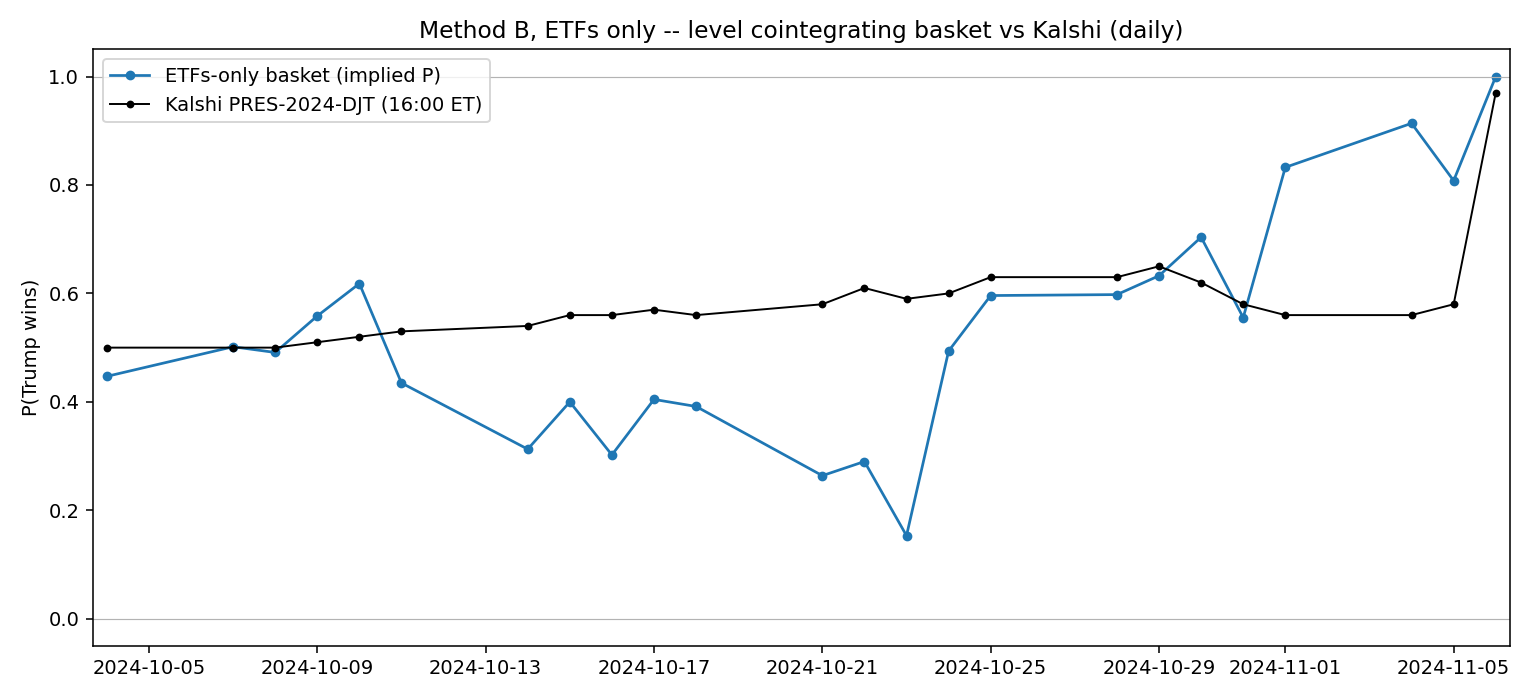

Write the Python code that produced this figure.
"""
methodB_etfs_only.py
================================================================================
CONTROL EXPERIMENT (lives at the top of Hasbrouck methodology/, not inside
attempt2). Same Method B recipe -- form basket weights by a LEVEL cointegrating
regression, in dollar space, Jun-Sep on Polymarket -- but using ONLY the 11
sector ETFs, WITHOUT the election-driven adds (DJT/COIN/TAN/GEO).

Question: does the level-fitting method alone make an all-ETF basket cointegrate
with Kalshi, or were the election-driven adds necessary? Then, if it cointegrates,
run the same Hasbrouck price-discovery decomposition. This file is self-contained
(its own VECM / Gonzalo-Granger / Hasbrouck code -- it does NOT call
attempt2/hasbrouck.py, which is the WITH-adds version).

Reads the daily panel already built by attempt2/build_daily_panel.py.

INPUT   6. hasbrouck/daily/panel_daily.csv ; 1. data/kalshi/kalshi/trades/trades_*
OUTPUT  methodB_etfs_only_results.txt   the full printed gate + Hasbrouck output
        methodB_etfs_only_pair.csv      basket implied_p vs Kalshi, daily
        methodB_etfs_only.png           the two lines
================================================================================
"""
import os
import numpy as np
import pandas as pd
import statsmodels.api as sm
from statsmodels.tsa.stattools import adfuller
from statsmodels.tsa.vector_ar.vecm import coint_johansen, VECM
import duckdb
import matplotlib
matplotlib.use("Agg")
import matplotlib.pyplot as plt

HERE = os.path.dirname(os.path.abspath(__file__))
# Walk up until the folder containing "1. data" is found, so the script runs
# from any depth without hard-coded relative hops.
ROOT = HERE
while ROOT != os.path.dirname(ROOT) and not os.path.isdir(os.path.join(ROOT, "1. data")):
    ROOT = os.path.dirname(ROOT)
DATA = os.path.join(ROOT, "1. data")
ROOT = os.path.dirname(HERE)                            # Hasbrouck methodology -> Durf
PANEL = os.path.join(HERE, "attempt2", "panel_daily.csv")
TRADES_GLOB = os.path.join(DATA, "kalshi", "kalshi", "trades", "trades_*.parquet")

ETFS = ["VAW", "VCR", "VDC", "VDE", "VFH", "VGT", "VHT", "VIS", "VNQ", "VOX", "VPU"]  # NO adds
EST_START, EST_END = "2024-06-01", "2024-09-30"
TEST_START, TEST_END = "2024-10-04", "2024-11-06"
Q0, Q1 = 0.447, 1.0
CONTRACT = "PRES-2024-DJT"
NAMES = ["basket", "kalshi"]


def _adf_p(x):
    return adfuller(pd.Series(x).dropna().values, autolag="AIC")[1]


def load_kalshi_daily():
    q = f"""
    WITH t AS (
      SELECT (created_time AT TIME ZONE 'America/New_York') AS et, yes_price
      FROM read_parquet('{TRADES_GLOB}') WHERE ticker = '{CONTRACT}'
    )
    SELECT et::date AS d, last(yes_price ORDER BY et) / 100.0 AS prob
    FROM t
    WHERE et::date BETWEEN DATE '{TEST_START}' AND DATE '{TEST_END}'
      AND et::time <= TIME '16:00:00'
    GROUP BY d ORDER BY d
    """
    k = duckdb.sql(q).df(); k["d"] = pd.to_datetime(k["d"])
    return k.set_index("d")["prob"]


def hasbrouck_is(psi, Omega, order):
    p = np.asarray(order)
    M = np.linalg.cholesky(Omega[np.ix_(p, p)])
    psi_o = psi[p]
    out = np.empty(2)
    out[p] = (psi_o @ M) ** 2 / float(psi_o @ Omega[np.ix_(p, p)] @ psi_o)
    return out


def main():
    out = []
    def log(s=""):
        print(s); out.append(s)

    panel = pd.read_csv(PANEL, parse_dates=["date"]).set_index("date").sort_index()

    # STEP 1-2: level cointegrating regression, ETFs only
    est = panel.loc[EST_START:EST_END, ETFS + ["prob"]].dropna()
    reg = sm.OLS(est["prob"].values, sm.add_constant(est[ETFS].values)).fit()
    w = reg.params[1:]
    rp = _adf_p(reg.resid)
    log("METHOD B, ETFs ONLY (11 assets, no election adds)")
    log("  level fit %s..%s: in-sample R2 = %.3f, residual ADF p = %.3f -> in-sample %s\n"
        % (EST_START, EST_END, reg.rsquared, rp, "cointegrated" if rp < 0.05 else "NOT cointegrated"))

    # STEP 3: basket, calibrate, cointegration gate
    test = panel.loc[TEST_START:TEST_END]
    B = test[ETFS].values @ w
    implied = Q0 + (B - B[0]) * (Q1 - Q0) / (B[-1] - B[0])
    kal = load_kalshi_daily()
    pair = pd.DataFrame({"implied_p": implied, "kalshi": kal.reindex(test.index).ffill().values},
                        index=test.index).dropna()
    pair.index.name = "date"
    pair.to_csv(os.path.join(HERE, "methodB_etfs_only_pair.csv"))
    ip, m = pair["implied_p"].values, pair["kalshi"].values

    sp = _adf_p(ip - m)
    eg = sm.OLS(ip, sm.add_constant(m)).fit(); egp = _adf_p(eg.resid)
    joh = coint_johansen(np.column_stack([ip, m]), det_order=0, k_ar_diff=1)
    tr, cv = joh.lr1[0], joh.cvt[0, 1]
    log("COINTEGRATION GATE (daily, %d obs, vs full Method B with adds in brackets):" % len(pair))
    log("  ADF spread(1,-1) p = %.3f -> %-12s [with adds: 0.014]" % (sp, "COINTEGRATED" if sp < 0.05 else "no"))
    log("  Engle-Granger    p = %.3f -> %-12s [with adds: 0.013]  (b=%+.2f)" % (egp, "COINTEGRATED" if egp < 0.05 else "no", eg.params[1]))
    log("  Johansen trace = %.2f vs 95%%=%.2f -> %-12s [with adds: 10.63]" % (tr, cv, "COINTEGRATED" if tr > cv else "no"))

    # Hasbrouck (self-contained)
    res = VECM(pair[["implied_p", "kalshi"]].values, k_ar_diff=1, coint_rank=1, deterministic="ci").fit()
    alpha = res.alpha[:, 0]; Omega = np.cov(res.resid, rowvar=False)
    a_perp = np.array([alpha[1], -alpha[0]]).astype(float)
    gg = a_perp / a_perp.sum() if a_perp.sum() != 0 else np.array([np.nan, np.nan])
    is_a = hasbrouck_is(a_perp, Omega, [0, 1]); is_b = hasbrouck_is(a_perp, Omega, [1, 0])
    lo, hi = np.minimum(is_a, is_b), np.maximum(is_a, is_b)
    rho = Omega[0, 1] / np.sqrt(Omega[0, 0] * Omega[1, 1])
    log("\nHASBROUCK / VECM (indicative -- see caveat):")
    log("  alpha: basket %+.3f , kalshi %+.3f  -> %s leads (smaller |alpha|)"
        % (alpha[0], alpha[1], NAMES[int(abs(alpha[0]) > abs(alpha[1]))]))
    log("  Gonzalo-Granger: basket %.1f%% , kalshi %.1f%%" % (100 * gg[0], 100 * gg[1]))
    log("  Hasbrouck IS (resid corr %+.2f): basket [%.1f%%, %.1f%%], kalshi [%.1f%%, %.1f%%]"
        % (rho, 100 * lo[0], 100 * hi[0], 100 * lo[1], 100 * hi[1]))
    log("\nCaveat: 24 daily obs, small sample, Johansen not confirmed -> indicative only.")

    with open(os.path.join(HERE, "methodB_etfs_only_results.txt"), "w") as f:
        f.write("\n".join(out) + "\n")

    fig, ax = plt.subplots(figsize=(11, 5))
    ax.plot(pair.index, pair["implied_p"], "o-", color="#1f77b4", lw=1.4, ms=4, label="ETFs-only basket (implied P)")
    ax.plot(pair.index, pair["kalshi"], "o-", color="black", lw=1.0, ms=3, label="Kalshi PRES-2024-DJT (16:00 ET)")
    ax.axhline(0, color="0.7", lw=.6); ax.axhline(1, color="0.7", lw=.6)
    ax.set_ylabel("P(Trump wins)"); ax.legend(); ax.margins(x=.01)
    ax.set_title("Method B, ETFs only -- level cointegrating basket vs Kalshi (daily)")
    fig.tight_layout(); fig.savefig(os.path.join(HERE, "methodB_etfs_only.png"), dpi=140)

    log("\nwritten -> methodB_etfs_only_results.txt, methodB_etfs_only_pair.csv, methodB_etfs_only.png")


if __name__ == "__main__":
    main()
